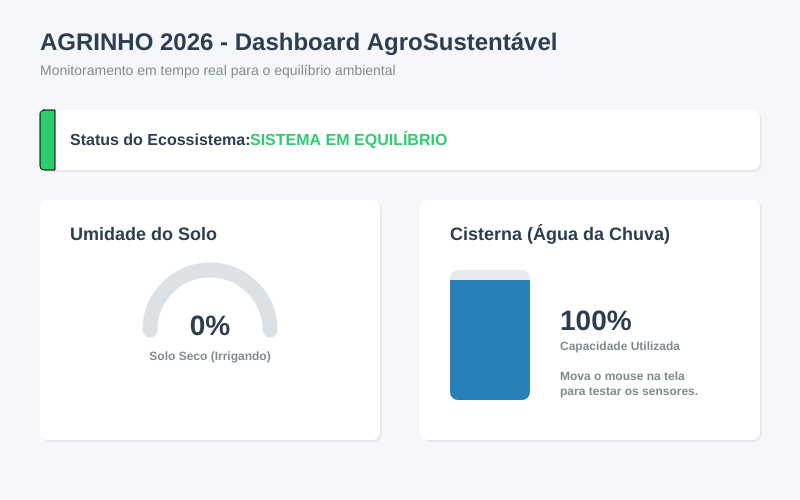
Frame 1 (no input)
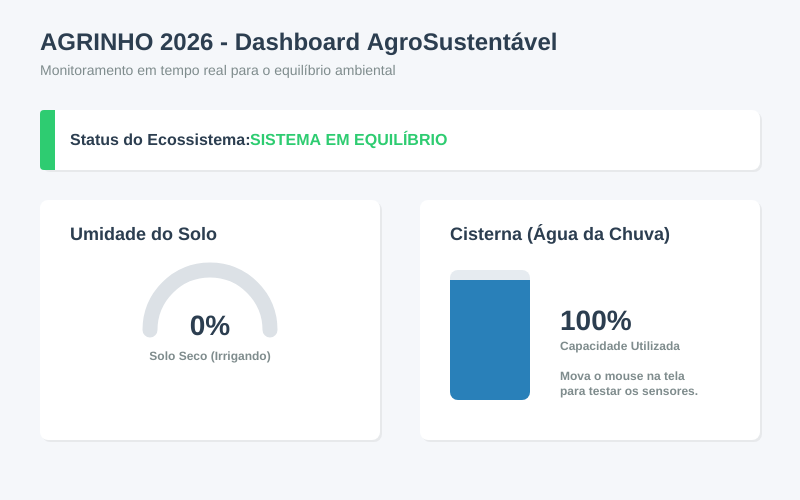
Frame 60 (no input)
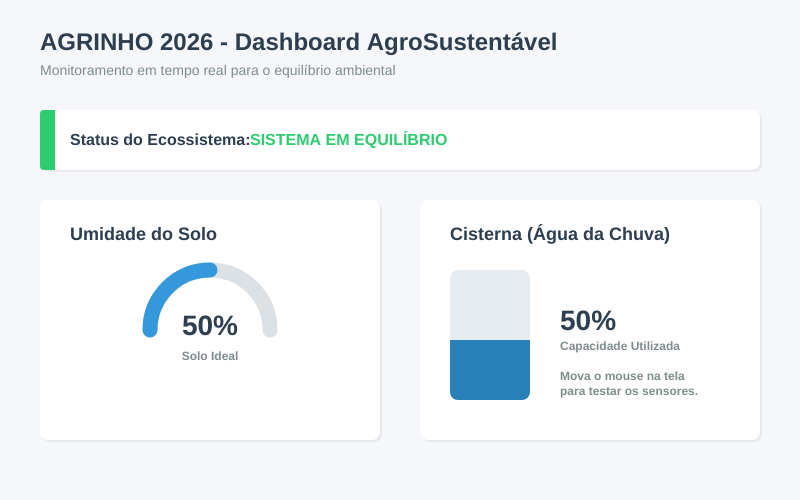
Frame 120 (the mouse pressed at the canvas centre since frame 60)

The p5.js sketch that drew these frames (run headless with seeded random() and noise() and a simulated clock; from frame 60 on, the mouse is pressed at the canvas centre):

// p5.js sketch
// ── sketch.js
// Variáveis para simular os sensores da fazenda
let umidadeSolo = 45;
let nivelCisterna = 80;
let statusSistema = "Equilíbrio";

// Variáveis de interface
let corStatus;

function setup() {
  // Cria uma tela ideal para visualização em computadores ou tablets
  createCanvas(800, 500);
  corStatus = color(46, 204, 113); // Verde para indicar OK
}

function draw() {
  background(245, 247, 250); // Fundo cinza claro moderno
  
  // --- TÍTULO DO DASHBOARD ---
  fill(44, 62, 80);
  textSize(24);
  textFont('Helvetica');
  textStyle(BOLD);
  text("AGRINHO 2026 - Dashboard AgroSustentável", 40, 50);
  
  textSize(14);
  textStyle(NORMAL);
  fill(127, 140, 141);
  text("Monitoramento em tempo real para o equilíbrio ambiental", 40, 75);

  // --- LÓGICA DE INTERAÇÃO (Simulando Sensores com o Mouse) ---
  // O movimento do mouse na tela altera os valores para demonstração na banca
  umidadeSolo = constrain(floor(map(mouseX, 0, width, 0, 100)), 0, 100);
  nivelCisterna = constrain(floor(map(mouseY, height, 0, 0, 100)), 0, 100);

  // Regras de negócio sustentável (Análise de Dados)
  if (umidadeSolo < 30 && nivelCisterna < 20) {
    statusSistema = "ALERTA: Escassez Crítica!";
    corStatus = color(231, 76, 60); // Vermelho
  } else if (umidadeSolo > 80) {
    statusSistema = "AVISO: Desperdício de Água!";
    corStatus = color(241, 196, 15); // Amarelo
  } else {
    statusSistema = "SISTEMA EM EQUILÍBRIO";
    corStatus = color(46, 204, 113); // Verde
  }

  // --- CARD 1: STATUS GERAL ---
  desenharCard(40, 110, 720, 60);
  fill(corStatus);
  rect(40, 110, 15, 60, 4, 0, 0, 4); // Barra lateral de status
  
  fill(44, 62, 80);
  textSize(16);
  textStyle(BOLD);
  text("Status do Ecossistema:", 70, 145);
  fill(corStatus);
  text(statusSistema, 250, 145);

  // --- CARD 2: SENSOR DE UMIDADE DO SOLO ---
  desenharCard(40, 200, 340, 240);
  fill(44, 62, 80);
  textSize(18);
  text("Umidade do Solo", 70, 240);
  
  // Gráfico em arco (Gauge) da umidade
  noFill();
  stroke(220, 225, 230);
  strokeWeight(15);
  arc(210, 330, 120, 120, PI, TWO_PI);
  
  // Arco preenchido dinâmico
  stroke(52, 152, 219); // Azul para água
  let anguloUmidade = map(umidadeSolo, 0, 100, PI, TWO_PI);
  arc(210, 330, 120, 120, PI, anguloUmidade);
  
  // Texto do valor
  noStroke();
  fill(44, 62, 80);
  textSize(28);
  textAlign(CENTER);
  text(umidadeSolo + "%", 210, 335);
  
  textSize(12);
  fill(127, 140, 141);
  text(umidadeSolo < 30 ? "Solo Seco (Irrigando)" : "Solo Ideal", 210, 360);
  textAlign(LEFT); // Reseta alinhamento

  // --- CARD 3: RESERVATÓRIO DE ÁGUA DA CHUVA ---
  desenharCard(420, 200, 340, 240);
  fill(44, 62, 80);
  textSize(18);
  text("Cisterna (Água da Chuva)", 450, 240);
  
  // Desenho do tanque de água
  fill(230, 235, 240);
  rect(450, 270, 80, 130, 8);
  
  // Água dentro do tanque (dinâmica)
  fill(41, 128, 185);
  let alturaAgua = map(nivelCisterna, 0, 100, 0, 120);
  rect(450, 400 - alturaAgua, 80, alturaAgua, 0, 0, 8, 8);
  
  // Informações textuais ao lado do tanque
  fill(44, 62, 80);
  textSize(28);
  text(nivelCisterna + "%", 560, 330);
  textSize(12);
  fill(127, 140, 141);
  text("Capacidade Utilizada", 560, 350);
  text("Mova o mouse na tela", 560, 380);
  text("para testar os sensores.", 560, 395);
}

// Função auxiliar para desenhar os cards de fundo com sombra leve
function desenharCard(x, y, w, h) {
  push();
  noStroke();
  fill(0, 0, 0, 15); // Sombra simulada
  rect(x + 2, y + 2, w, h, 8);
  fill(255); // Fundo do card branco
  rect(x, y, w, h, 8);
  pop();
}
